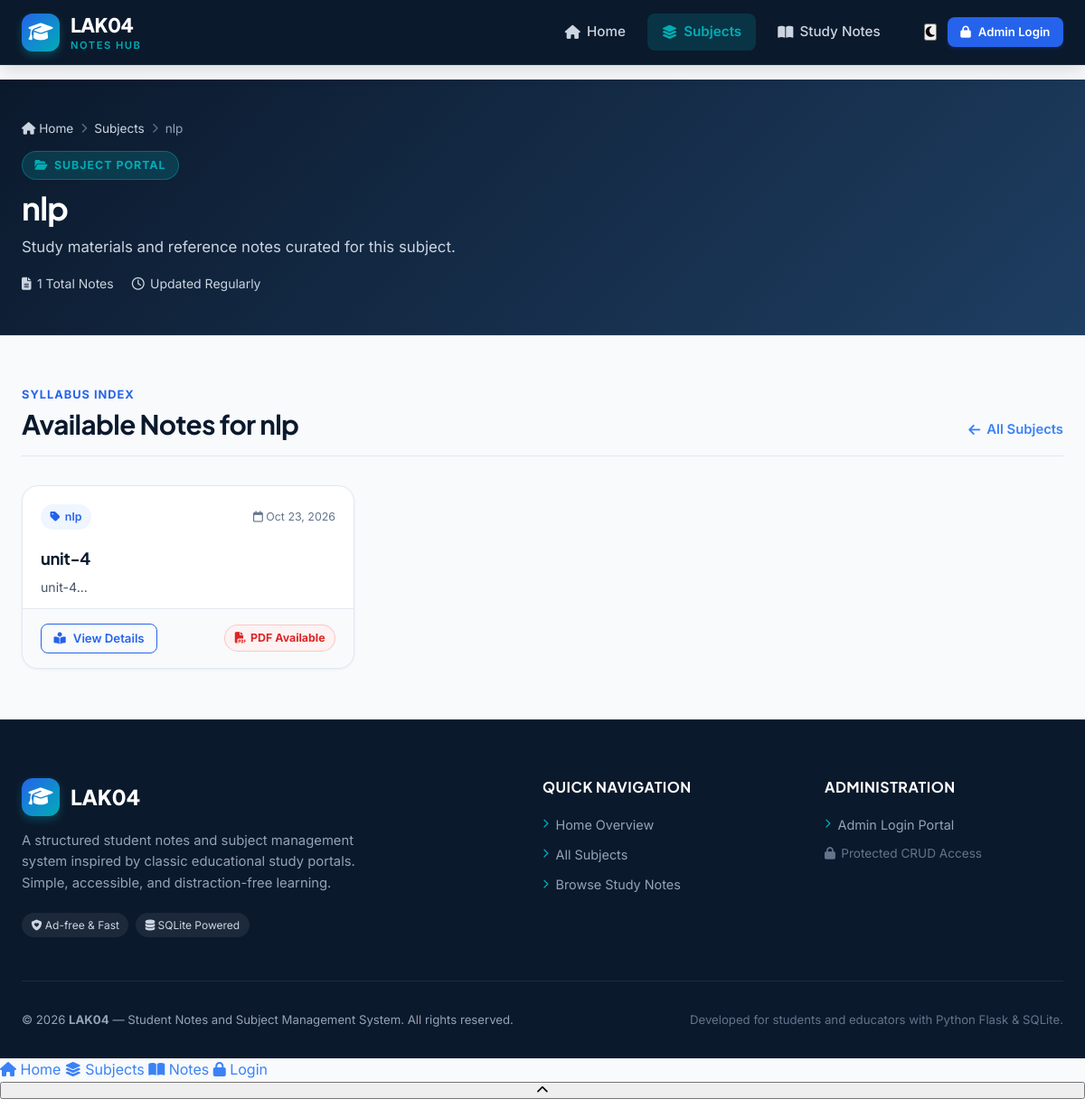
The page /subjects/8 on the database its author committed.
### tables this page shows
CREATE TABLE subjects (
            id INTEGER PRIMARY KEY AUTOINCREMENT,
            name TEXT UNIQUE NOT NULL,
            description TEXT,
            created_at TIMESTAMP DEFAULT CURRENT_TIMESTAMP
        );

CREATE TABLE notes (
            id INTEGER PRIMARY KEY AUTOINCREMENT,
            title TEXT NOT NULL,
            subject_id INTEGER NOT NULL,
            description TEXT,
            content TEXT NOT NULL,
            pdf_url TEXT,
            created_at TIMESTAMP DEFAULT CURRENT_TIMESTAMP,
            updated_at TIMESTAMP DEFAULT CURRENT_TIMESTAMP,
            FOREIGN KEY (subject_id) REFERENCES subjects (id) ON DELETE RESTRICT
        );

### app.py (the view)
@app.route('/subjects/<int:subject_id>')
def subject_detail(subject_id):
    subject = get_subject_by_id(subject_id)
    if not subject:
        abort(404, description="Subject not found")
    notes = get_notes_by_subject(subject_id)
    return render_template('subject_detail.html', subject=subject, notes=notes)

### app.py (called while the page is built, shortened)
def generate_csrf_token():
    if 'csrf_token' not in session:
        session['csrf_token'] = secrets.token_hex(32)
    return session['csrf_token']

@app.before_request
def csrf_protect():
    if request.method == "POST":
        token = request.form.get('csrf_token')
        expected_token = session.get('csrf_token')
        if not expected_token or not token or not secrets.compare_digest(token, expected_token):
            abort(403, description="CSRF token validation failed. Please refresh the page and try again.")

@app.context_processor
def inject_global_template_context():
    return {
        'csrf_token': generate_csrf_token(),
        'app_name': Config.APP_NAME,
        'app_tagline': Config.APP_TAGLINE,
        'current_year': datetime.now().year,
        'is_admin_logged_in': 'admin_id' in session,
        'admin_username': session.get('admin_username')
    }

@app.template_filter('format_date')
def format_date_filter(value, format_str="%b %d, %Y"):
    if not value:
        return ""
    if isinstance(value, datetime):
        return value.strftime(format_str)
    return str(value)

### models.py (called while the page is built)
def get_db():
    if 'db' not in g:
        g.db = sqlite3.connect(
            Config.DATABASE,
            detect_types=sqlite3.PARSE_DECLTYPES
        )
        g.db.row_factory = sqlite3.Row
        g.db.execute("PRAGMA foreign_keys = ON;")
    return g.db

def get_subject_by_id(subject_id):
    db = get_db()
    return db.execute(
        """
        SELECT s.id, s.name, s.description, s.created_at,
               COUNT(n.id) AS notes_count
        FROM subjects s
        LEFT JOIN notes n ON s.id = n.subject_id
        WHERE s.id = ?
        GROUP BY s.id
        """,
        (subject_id,)
    ).fetchone()

def get_notes_by_subject(subject_id):
    return get_all_notes(subject_id=subject_id)

### templates/subject_detail.html (shortened to what this page needs)
{% extends "base.html" %}
{% block content %}
<div class="page-header-banner">
    <div class="content-container">
        <div class="breadcrumbs">
            <a href="{{ url_for('index') }}"><i class="fa-solid fa-house"></i> Home</a>
            <i class="fa-solid fa-chevron-right separator"></i>
            <a href="{{ url_for('subjects_list') }}">Subjects</a>
            <i class="fa-solid fa-chevron-right separator"></i>
            <span>{{ subject.name }}</span>
        </div>
        <div class="subject-header-info">
            <div class="subject-badge-pill">
                <i class="fa-solid fa-folder-open"></i> Subject Portal
            </div>
            <h1 class="page-title">{{ subject.name }}</h1>
            <p class="page-subtitle">
                {{ subject.description or 'Study materials and reference notes curated for this subject.' }}
            </p>
            <div class="header-meta-tags">
                <span class="meta-tag"><i class="fa-solid fa-file-lines"></i> {{ notes|length }} Total Notes</span>
                <span class="meta-tag"><i class="fa-regular fa-clock"></i> Updated Regularly</span>
            </div>
        </div>
    </div>
</div>
<section class="section-padding">
    <div class="content-container">
        <div class="section-header">
            <div>
                <span class="section-subtitle">Syllabus Index</span>
                <h2 class="section-title">Available Notes for {{ subject.name }}</h2>
            </div>
            <a href="{{ url_for('subjects_list') }}" class="view-all-link">
                <i class="fa-solid fa-arrow-left"></i> All Subjects
            </a>
        </div>
        {% if notes %}
            <div class="notes-grid">
                {% for note in notes %}
                    <article class="note-card">
                        <div class="note-card-header">
                            <span class="subject-tag">
                                <i class="fa-solid fa-tag"></i> {{ subject.name }}
                            </span>
                            <span class="note-date">
                                <i class="fa-regular fa-calendar"></i> {{ note.created_at|format_date }}
                            </span>
                        </div>
                        <div class="note-card-body">
                            <h3 class="note-title">
                                <a href="{{ url_for('note_detail', note_id=note.id) }}">{{ note.title }}</a>
                            </h3>
                            <p class="note-snippet">
                                {{ note.description or (note.content[:140] ~ '...') }}
                            </p>
                        </div>
                        <div class="note-card-footer">
                            <a href="{{ url_for('note_detail', note_id=note.id) }}" class="btn btn-outline-primary btn-sm">
                                <i class="fa-solid fa-book-reader"></i> View Details
                            </a>
                            {% if note.pdf_url %}
                                <a href="{{ note.pdf_url }}" target="_blank" rel="noopener noreferrer" class="pdf-indicator" title="Download or View PDF">
                                    <i class="fa-solid fa-file-pdf"></i> PDF Available
                                </a>
                            {% endif %}
                        </div>
                    </article>
                {% endfor %}
            </div>
        {% endif %}
    </div>
</section>
{% endblock %}

### rows shown on the page
subjects: name "nlp", description "Study materials and reference notes curated for this subject."
notes: created_at "Oct 23, 2026", title "unit-4", description+content "unit-4..."

### other values the page prints
{{ app_name }} "LAK04"
{{ notes|length }} "1"
